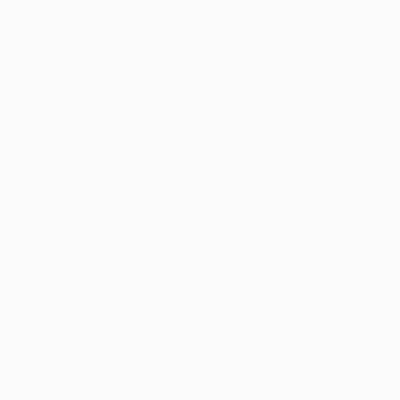
Frame 1 (no input)
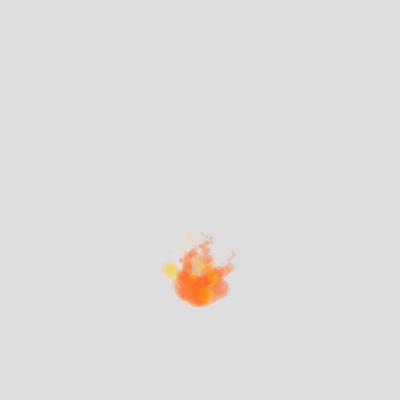
Frame 60 (no input)
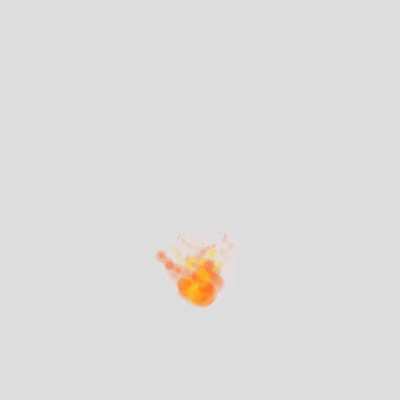
Frame 120 (the mouse pressed at the canvas centre since frame 60)

The p5.js sketch that drew these frames (run headless with seeded random() and noise() and a simulated clock; from frame 60 on, the mouse is pressed at the canvas centre):

// p5.js sketch
// ── sketch.js
// make an empty array
let bugs = [];
let numBugs = 40;

function setup() {
  createCanvas(400, 400);
  

}

function draw() {
  background(220, 30);
  
  // loop through all the bugs backwards
  // looping backwards lets us see older particles on top
  for(let i = bugs.length -1; i>= 0; i--){
   	bugs[i].move();
    bugs[i].show();
    bugs[i].shrink();
    
    if(bugs[i].radius <= 0 ){
      //remove the dead ones
      bugs.splice(i, 1);
    }
    
  }
  
  // make more fire!!!
    let x = 200;
    let y = 300;
    let radius = random(10,20);
    let b = new Bug(x, y, radius);
    bugs.push(b);
}

class Bug{
  constructor(tempX, tempY, tempR) {
    this.x = tempX;
    this.y = tempY;
    this.radius = tempR;
    
    // pick a random color
    this.color = color(255);
    let r = random(3);
    if(r < 1){
      this.color = color(255,100,20,50); // orange
    } else if(r >= 1 && r < 2 ){
      this.color = color(255, 200, 10, 50); // yellow
    } else if(r >= 2 ){
      this.color = color(255, 80, 5, 50); // reddish
    }
    
  }

  show() {
    noStroke();
    fill(this.color);
    ellipse(this.x, this.y, this.radius);
  }

  move() {
    this.x += random(-5, 5);
    this.y -= random(1, 2);
  }
  
  shrink(){    
   // shrink size over time
   this.radius-=0.4;
  }
  
  

}
